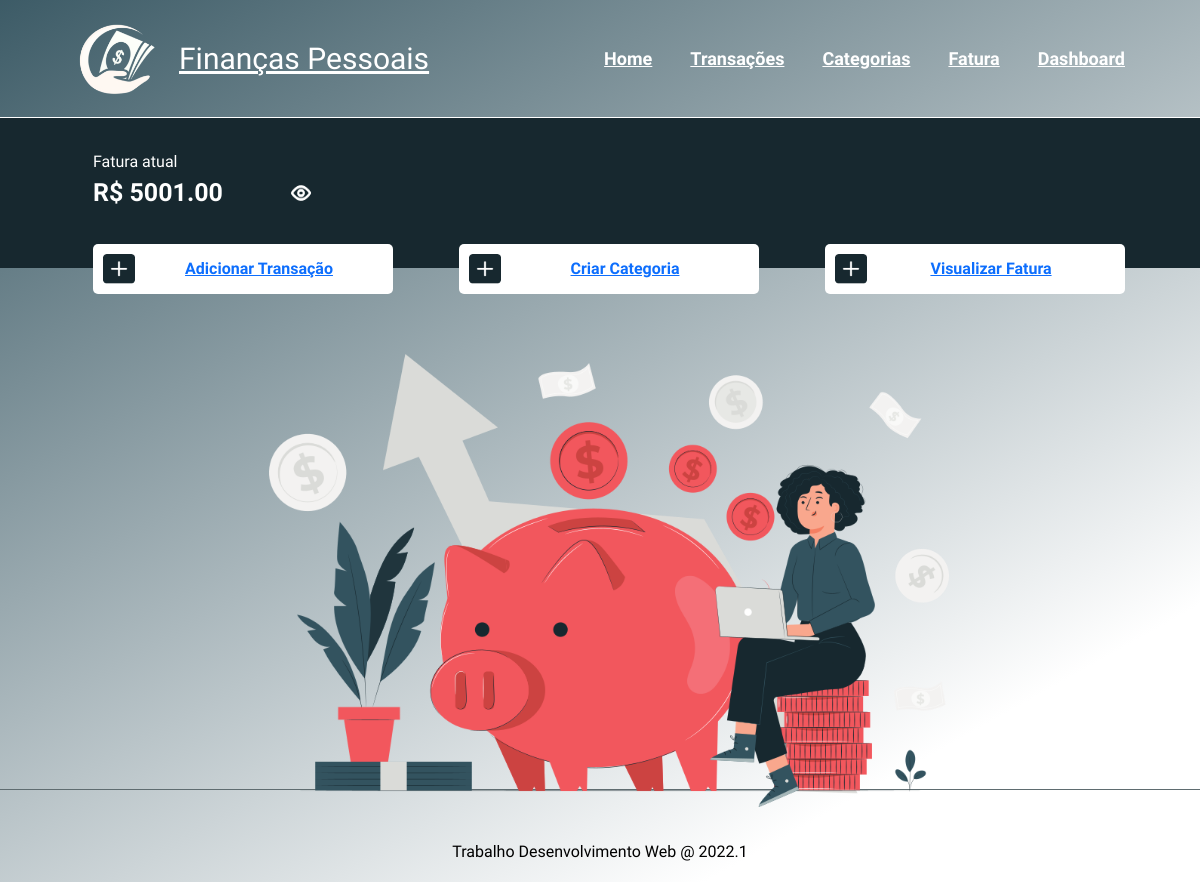
Before: / with the older database file.
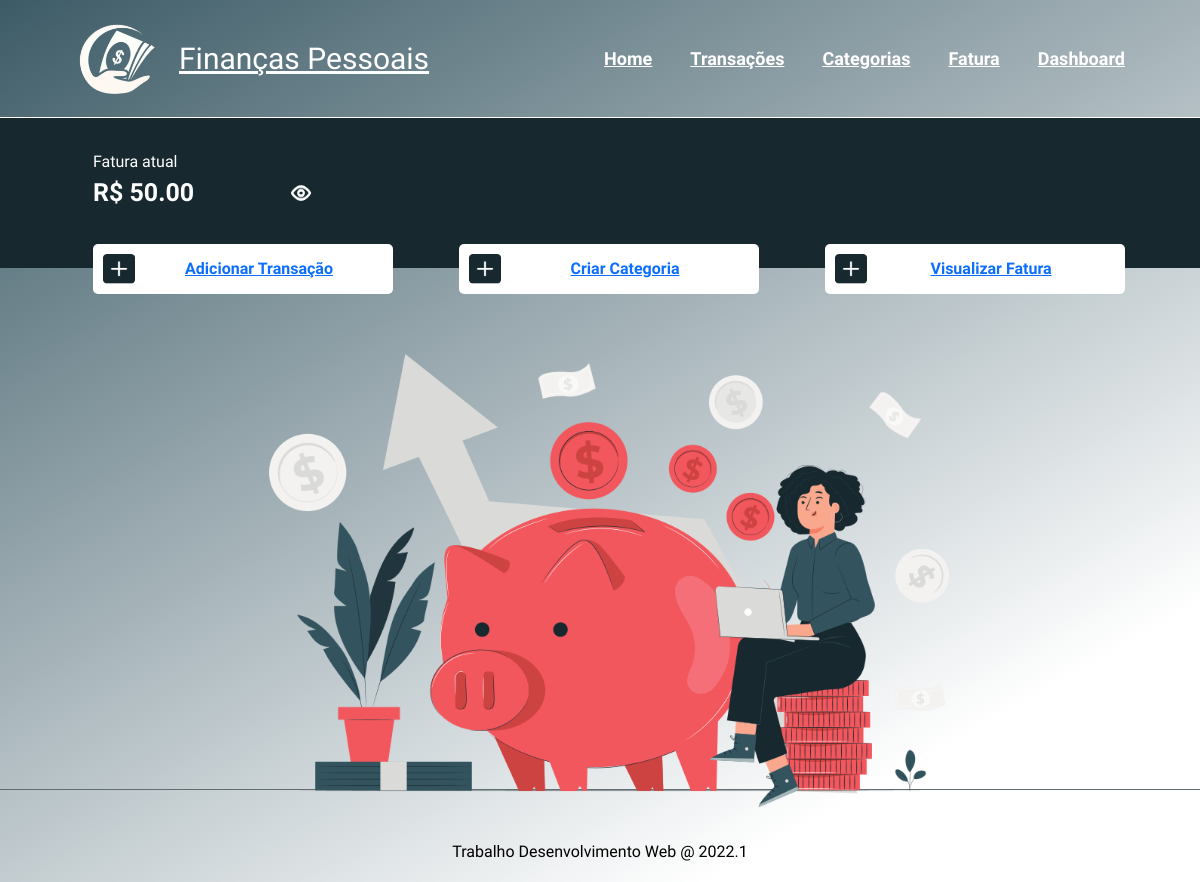
After: the same page with the newer database file.
### mainpage/models.py (models this page shows)
class Fatura(models.Model):
    data = models.DateField('Data')
    valor = models.DecimalField('Valor total da fatura', decimal_places=2, max_digits=50)

### mainpage/views.py (the view)
# urls.py: path('', views.categoria, name='home'),
def home(request):
    ultima_fatura = Fatura.objects.first()
    valor_fatura = 0
    if ultima_fatura:
        valor_fatura = ultima_fatura.valor
    return render(request, 'index.html', {'valor_fatura': valor_fatura})

### mainpage/templates/index.html (shortened to what this page needs)
{% load static %}
<!DOCTYPE html>
<html lang="pt-BR">
<head>
    <link href="https://cdn.jsdelivr.net/npm/bootstrap@5.2.0/dist/css/bootstrap.min.css" rel="stylesheet">
    <link rel="stylesheet" type="text/css" href="{% static 'css/home.css' %}">
</head>
<body>
    <header class="cabecalho">
        <div class="window-limit content-cabecalho">
            <nav class="logo-nome">
                <img class="logo-cabecalho" src="{% static 'img/logofinancas002.png' %}" alt="Logo Cabeçalho Personal Finances">
                <a class="nome-cabecalho">Finanças Pessoais</a>
            </nav>
            <nav class="cabecalho-menu">
                <a href="/" class="cabecalho-menu-item"><strong>Home</strong></a>
                <a href="/transacao" class="cabecalho-menu-item"><strong>Transações</strong></a>
                <a href="/categoria" class="cabecalho-menu-item"><strong>Categorias</strong></a>
                <a href="/fatura" class="cabecalho-menu-item"><strong>Fatura</strong></a>
                <a href="/dashboard" class="cabecalho-menu-item"><strong>Dashboard</strong></a>
            </nav>
        </div>
    </header>
    <main class="conteudo">
        <div class="gh"></div>
        <div class="window-limit">
            <div class="first-content">
                    <a>Fatura atual</a>
                <div class="first-content-balance">
                    <div class="value-container">
                        <a id="view-value"><strong>R$ {{valor_fatura}}</strong></a>
                    </div>
                    <button id="eye-button">
                        <img id="opened-eye" class="icon-eye" src="{% static 'img/icon-eye.png' %}" alt="ícone de olho aberto">
                    </button>
                </div>
                <div class="second-content">
                    <button class="action-button">
                        <img src="{% static 'img/icon-plus.png' %}" alt="ícone de adicionar">
                        <a href="/transacao">Adicionar Transação</a>
                    </button>
                    <button class="action-button">
                        <img src="{% static 'img/icon-plus.png' %}" alt="ícone de adicionar">
                        <a href="/categoria">Criar Categoria</a>
                    </button>
                    <button class="action-button">
                        <img src="{% static 'img/icon-plus.png' %}" alt="ícone de visualização">
                        <a href="/fatura">Visualizar Fatura</a>
                    </button>
                </div>
                <div class="third-content">
                    <img src="{% static 'img/home-bg.png' %}" alt="background-home">
                </div>
            </div>
        </div>
    </main>
    <footer class="footer">
        <a>Trabalho Desenvolvimento Web @ 2022.1</a>
    </footer>
</body>
</html>

### static/css/home.css (style rules this page uses)
* { margin: 0; padding: 0; box-sizing: border-box; text-decoration: none; }
body { font-size: 100%; background: linear-gradient(150.76deg, #33535F -4.03%, #FFFFFF 82.17%); min-height: 100vh; }
.window-limit { width: 100%; max-width: 1050px; margin: 0 auto; }
.content-cabecalho { display: flex; justify-content: space-between; align-items: center; }
.cabecalho { display: flex; flex-direction: row; align-items: center; justify-content: space-around; padding: 22px; }
.logo-nome { display: flex; align-items: center; }
.logo-cabecalho { width: 82px; }
.nome-cabecalho { font-family: 'Righteous', sans-serif; font-size: 30px; color: white; align-self: center; font-weight: 400px; padding-left: 22px; }
.cabecalho-menu { display: flex; gap: 38px; }
.cabecalho-menu-item { font-family: 'Sarala', sans-serif; font-weight: 700; color: #FFFFFF; font-weight: 400; font-size: 18px; transition: 0.2s; }
.conteudo { border-top: 0.4px solid #ffffff; position: relative; }
.gh { height: 150px; width: 100%; background-color: #17282F; position: absolute; z-index: -1; }
.first-content { display: flex; flex-direction: column; justify-content: center; font-family: 'Sarala', sans-serif; color: white; margin-top: 32px; margin-left: 18px; }
.first-content-balance { display: flex; align-items: center; justify-content: flex-start; gap: 35px; font-size: 25px; }
.icon-eye { width: 22px; height: 22px; }
#eye-button { background: none; border: none; transition: 0.2s; padding: 2px; border-radius: 10%; display: flex; align-items: center; position: relative; }
.value-container { position: relative; min-width: 160px; }
.value-container a { transition: .3s; }
#eye-button img { transition: .3s; }
#view-value { position: absolute; }
#opened-eye { position: absolute; }
.action-button { background-color: white; width: 300px; border: none; border-radius: 5px; display: flex; align-items: center; padding: 10px; transition: 0.3s; }
.action-button img { width: 32px; }
.action-button a { font-family: 'Sarala', sans-serif; font-weight: 550; margin: 0 auto; }
.second-content { display: flex; justify-content: space-between; margin-top: 32px; }
.third-content { display: flex; justify-content: center; }
.third-content img { margin-top: 60px; width: 680px; }
.footer { border-top: 0.5px solid #5F6C70; position: relative; z-index: -1; top: -18px; font-family: 'Righteous', sans-serif; color: black; display: flex; justify-content: center; align-items: flex-end; padding-top: 50px; }

Changed rows visible on the page:
removed Fatura: valor "5001.00"
added Fatura: valor "50.00"
